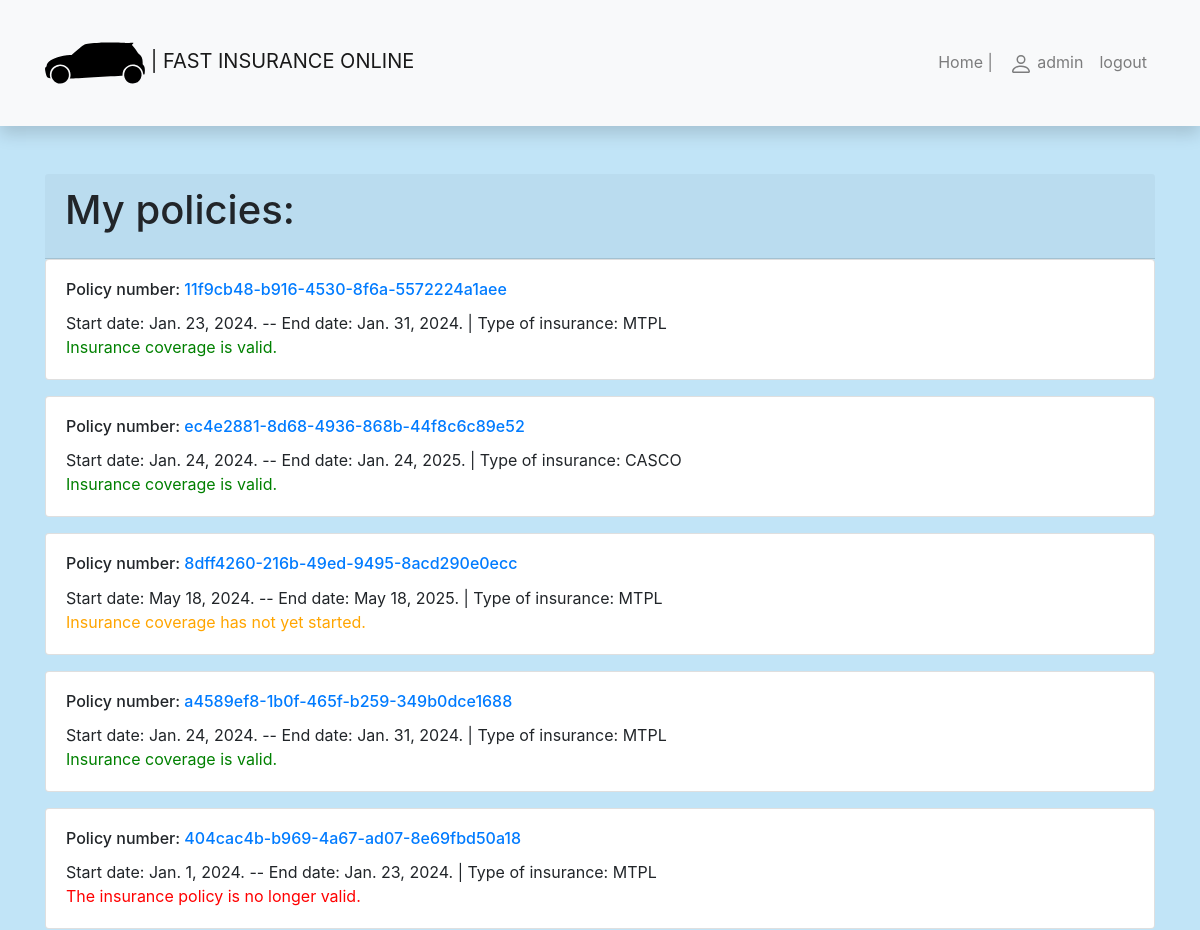
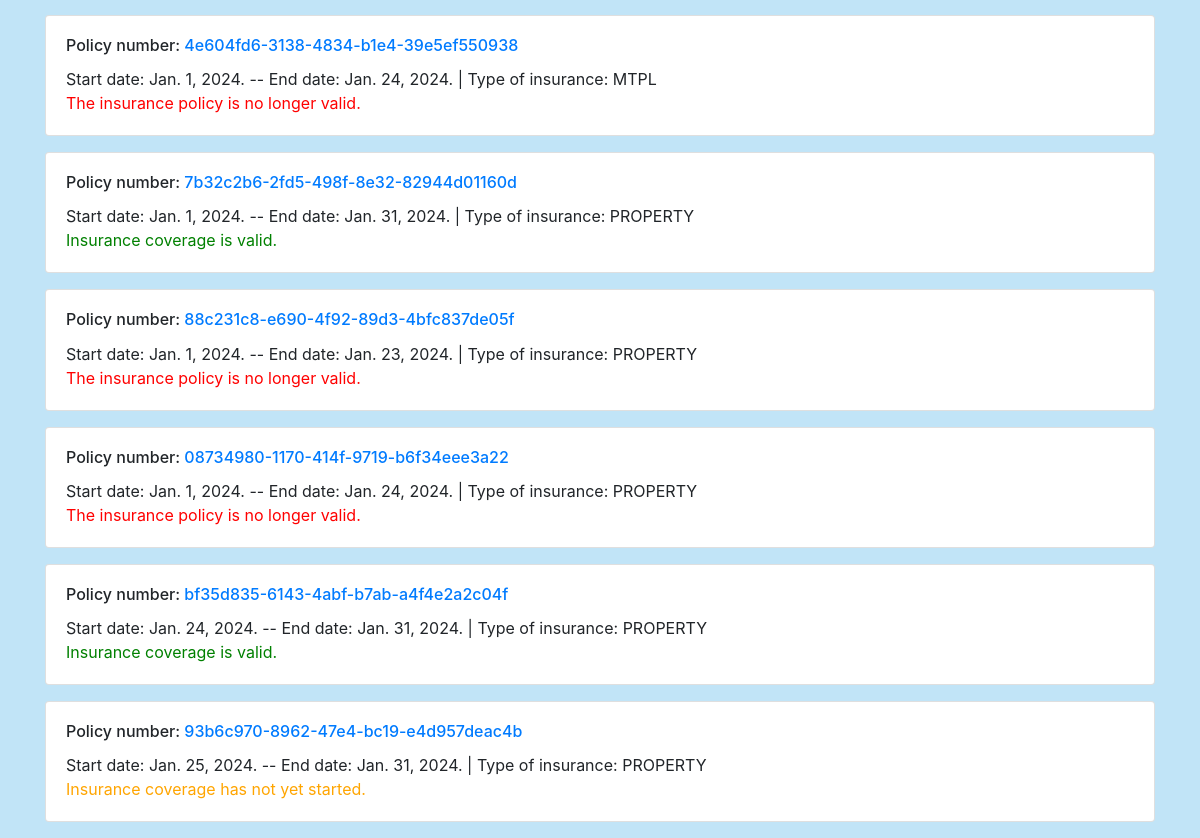
The page /insurance/my-policies/ (signed in) on the database as committed earlier (2 pictures, top to bottom).
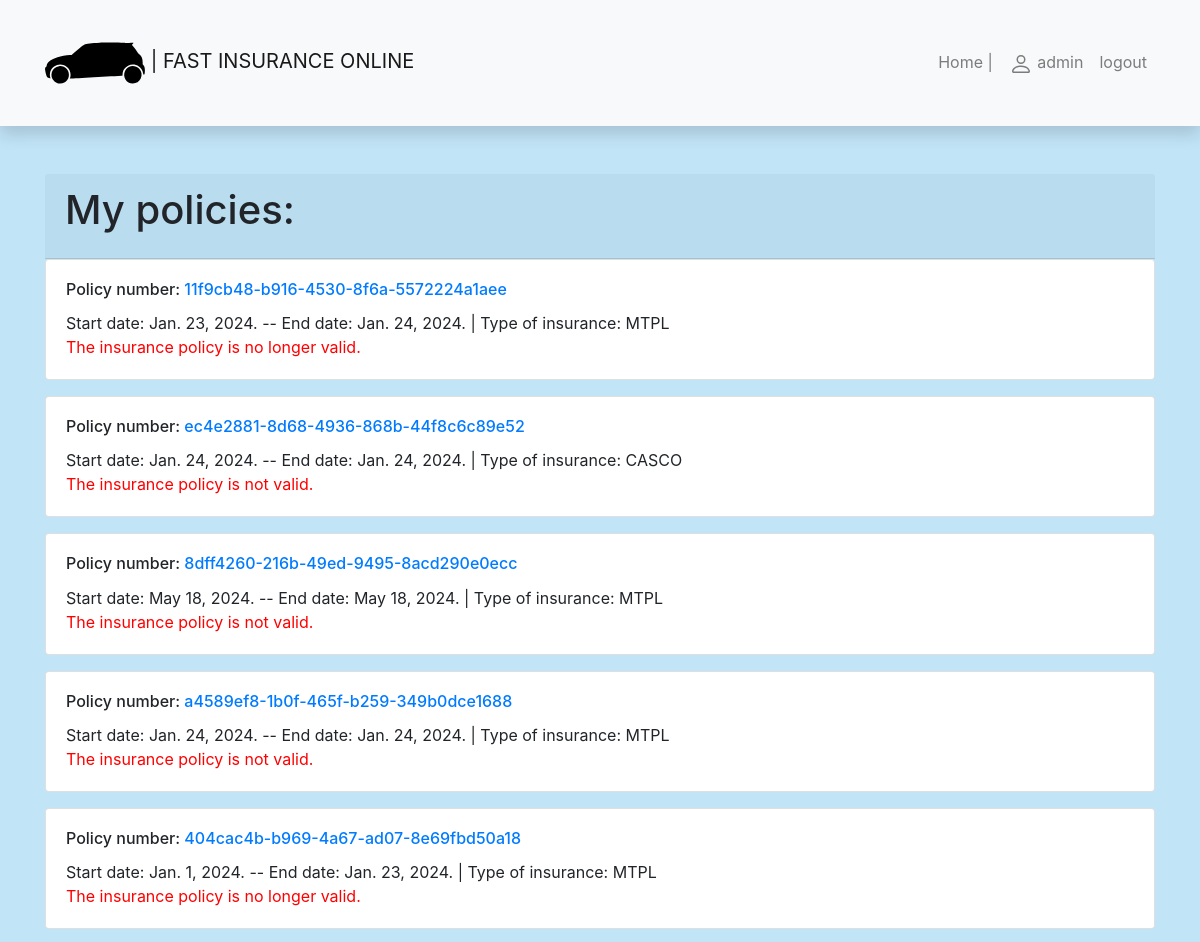
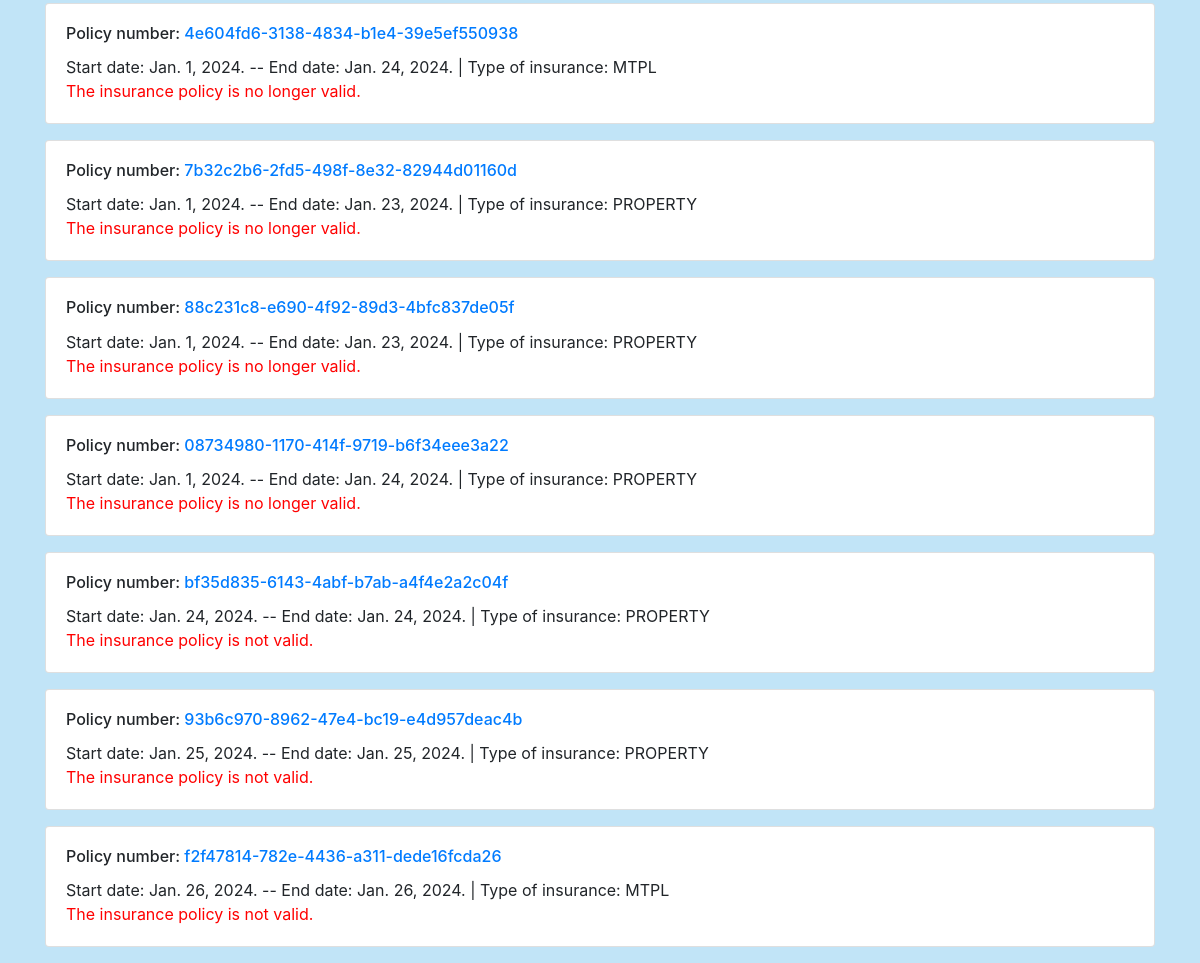
The same page on the database as committed later (2 pictures, top to bottom).
### insurance/models.py (models this page shows, shortened)
class Policy(models.Model):
    policyholder = models.ForeignKey('Policyholder', related_name='policies', on_delete=models.SET_NULL, null=True,
                                     blank=True)
    policy_number = models.UUIDField(primary_key=True, default=uuid.uuid4, help_text="Unique policy number.")
    start_date = models.DateField()
    end_date = models.DateField()
    policy_duration = models.IntegerField(default=365)
    policy_type = models.CharField(max_length=255)
    insurance_premium = models.FloatField()

### insurance/views.py (the view)
# urls.py: path("my-policies/", views.PoliciesByUserListView.as_view(), name="my-policies"),
class PoliciesByUserListView(LoginRequiredMixin, generic.ListView):  # Subclass of the parent class ListView.
    model = Policy
    template_name = "user_policies.html"
    context_object_name = "policies_list"
    def get_queryset(self):
        user = self.request.user
        policyholder = Policyholder.objects.get(user=user)
        return Policy.objects.filter(policyholder=policyholder)  # We can add .order_by().
    def get_context_data(self, **kwargs):
        context = super().get_context_data(**kwargs)
        context["today"] = date.today()
        return context

### insurance/templates/user_policies.html
{% extends "base.html" %}
{% block content %}
<div class="card-header">
    <h1 class="card-title">My policies:</h1>
</div>
{% if policies_list %}
{% for policy in policies_list %}
    <div class="card mb-3">
        <div class="card-body">
            <h6 class="card-title">Policy number: <a href="{% url 'policy-one' policy.policy_number %}">
                {{ policy.policy_number }}</a>
            </h6>
            <p class="card-text">Start date: {{policy.start_date}}. -- End date: {{policy.end_date}}.
            | Type of insurance: {{ policy.policy_type }}
            <br>
            {% if policy.end_date == policy.start_date %}
                <span style="color:red;">The insurance policy is not valid.</span>
            {% elif policy.end_date <= today %}
                <span style="color:red;">The insurance policy is no longer valid.</span>
            {% elif policy.start_date > today %}
                <span style="color:orange;">Insurance coverage has not yet started.</span>
            {% else %}
                <span style="color:green;">Insurance coverage is valid.</span>
            {% endif %}
            </p>
        </div>
    </div>
{% endfor %}
{% else %}
<p>You do not have insurance policies in our company.</p>
{% endif %}
{% endblock %}

### insurance/templates/base.html (shortened to what this page needs)
<!DOCTYPE html>
<html lang="en">
<head>
    <link
            rel="stylesheet"
            href="https://stackpath.bootstrapcdn.com/bootstrap/4.1.3/css/bootstrap.min.css"
    />
    <link
            rel="stylesheet"
            href="https://cdnjs.cloudflare.com/ajax/libs/font-awesome/4.7.0/css/font-awesome.min.css"
    />
    {% load static %}
    <link rel="stylesheet" href="{% static 'css/styles.css' %}"/>
</head>
<body>
<nav
        class="navbar navbar-expand-lg navbar-light bg-light static-top mb-5 shadow"
>
    <div class="container">
        <a class="navbar-brand" href="{% url 'index' %}">
            | FAST INSURANCE ONLINE</a>
        <div class="collapse navbar-collapse" id="navbarResponsive">
            <ul class="navbar-nav ml-auto">
                <li class="nav-item">
                    <a class="nav-link" href="{% url 'index' %}">Home |</a>
                </li>
                {% if user.is_authenticated %}
                <li class="nav-item"><a class="nav-link" href="{% url 'profile-url' %}">
                    {{ user }}</a></li>
                <li class="nav-item"><a class="nav-link" href="{% url 'logout' %}?next=/insurance">logout</a>
                {% endif %}
            </ul>
        </div>
    </div>
</nav>
<div class="container">{% block content %}{% endblock %}</div>
</body>
</html>

### insurance/static/css/styles.css (style rules this page uses)
body { background-color: #c1e4f7; }

Rows that differ between the two databases and show on the page:
changed Policy "11f9cb48-b916-4530-8f6a-5572224a1aee": end_date "Jan. 31, 2024" → "Jan. 24, 2024"; end_date "Insurance coverage is valid." → "The insurance policy is no longer valid."
changed Policy "ec4e2881-8d68-4936-868b-44f8c6c89e52": end_date "Jan. 24, 2025" → "Jan. 24, 2024"; end_date "Insurance coverage is valid." → "The insurance policy is not valid."
changed Policy "8dff4260-216b-49ed-9495-8acd290e0ecc": end_date "May 18, 2025" → "May 18, 2024"; end_date "Insurance coverage has not yet started." → "The insurance policy is not valid."
changed Policy "a4589ef8-1b0f-465f-b259-349b0dce1688": end_date "Jan. 31, 2024" → "Jan. 24, 2024"; end_date "Insurance coverage is valid." → "The insurance policy is not valid."
changed Policy "7b32c2b6-2fd5-498f-8e32-82944d01160d": end_date "Jan. 31, 2024" → "Jan. 23, 2024"; end_date "Insurance coverage is valid." → "The insurance policy is no longer valid."
changed Policy "bf35d835-6143-4abf-b7ab-a4f4e2a2c04f": end_date "Jan. 31, 2024" → "Jan. 24, 2024"; end_date "Insurance coverage is valid." → "The insurance policy is not valid."
changed Policy "93b6c970-8962-47e4-bc19-e4d957deac4b": end_date "Jan. 31, 2024" → "Jan. 25, 2024"; end_date "Insurance coverage has not yet started." → "The insurance policy is not valid."
added Policy: policy_number "f2f47814-782e-4436-a311-dede16fcda26", start_date "Jan. 26, 2024", end_date "Jan. 26, 2024", policy_type "MTPL", shows "The insurance policy is not valid."
